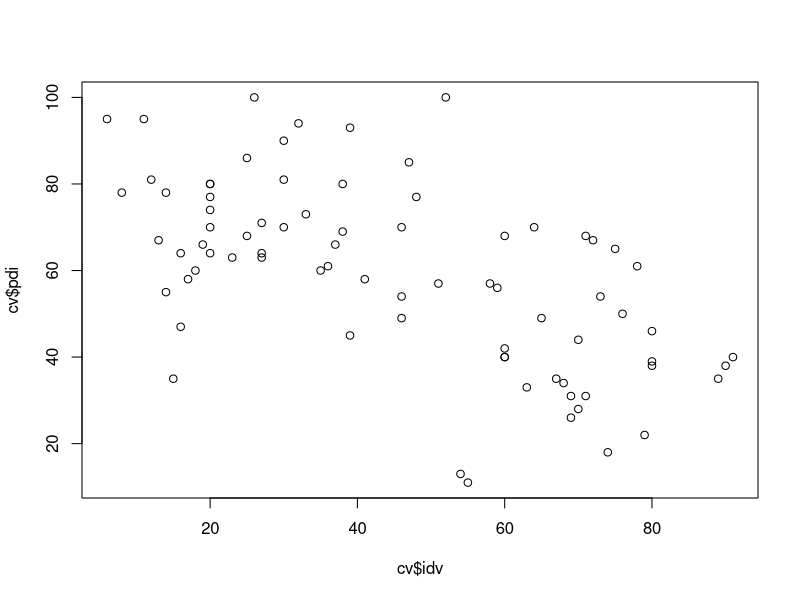
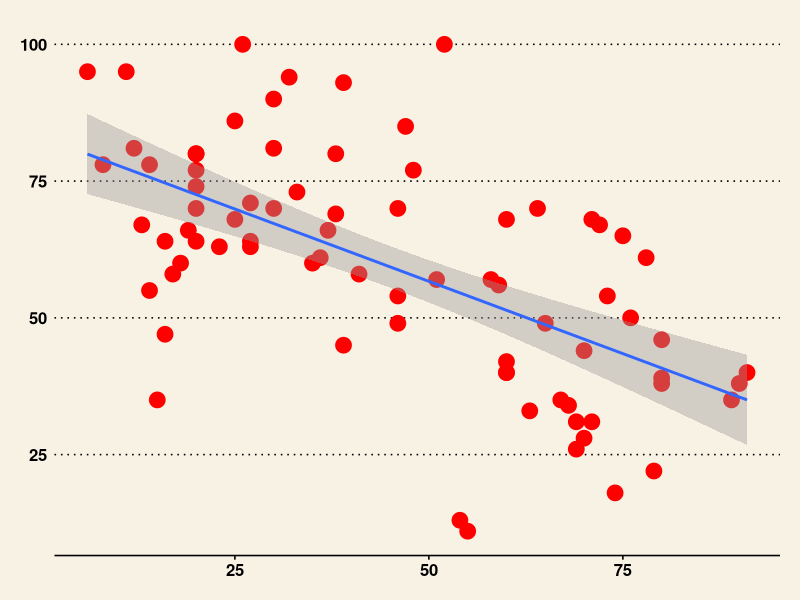
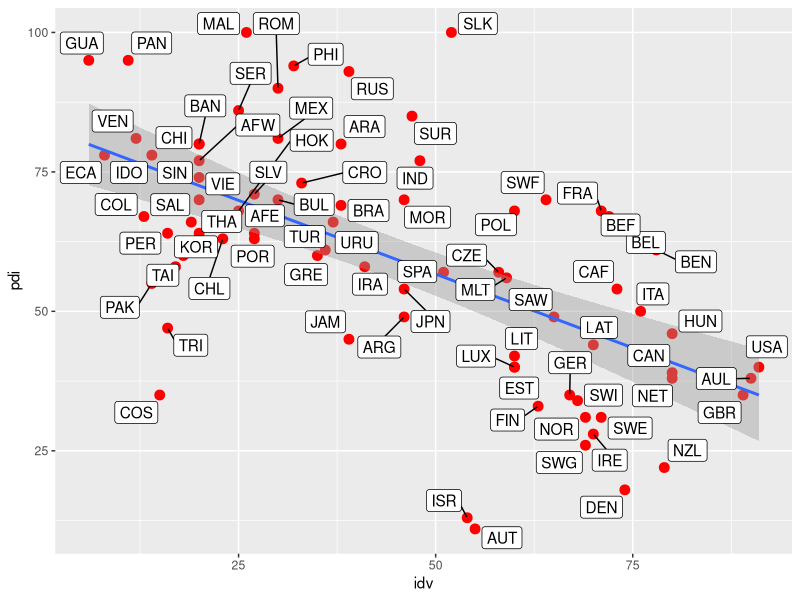
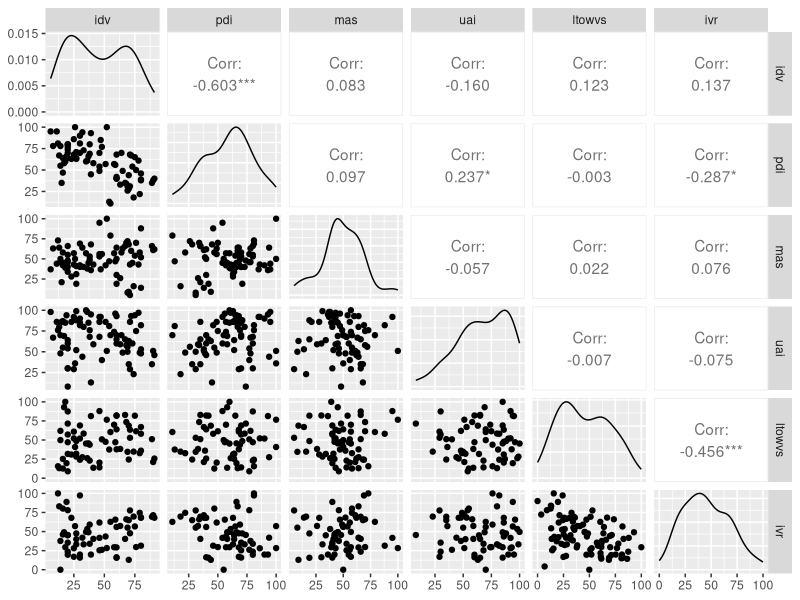
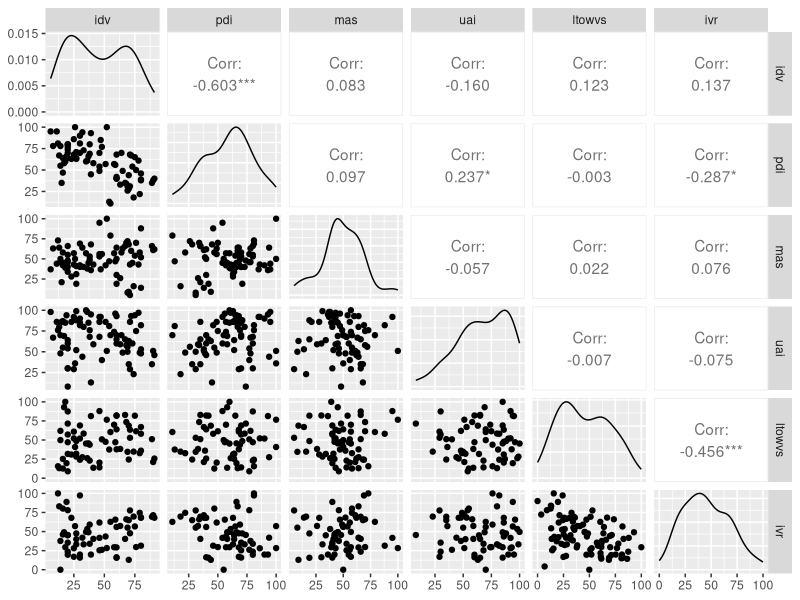
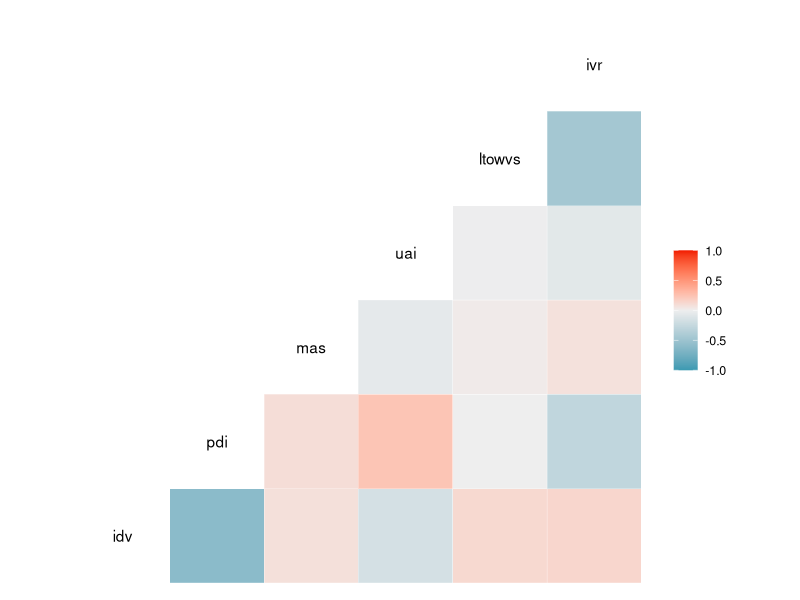
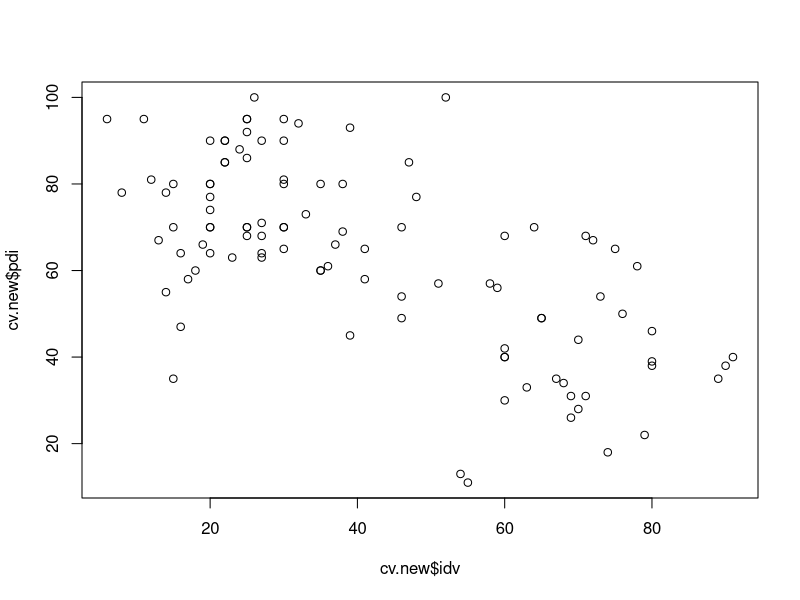
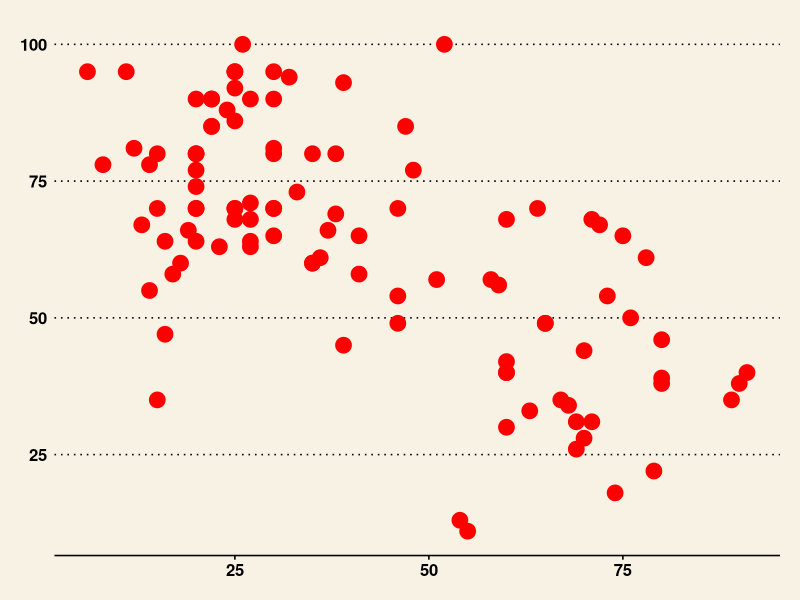

R code for these plots, in order: (Note: this script raises an error after producing the figures.)
## ---- chunk 1
library(tidyverse) # upload the package
library(ggthemes)
library(readxl)
## ---- chunk 2
cv <- read_excel("6-dimensions-for-website-2015-12-08-0-100.xls")
class(cv)

summary(cv)
head(cv)
mean(cv$idv, na.rm = TRUE)
## ---- chunk 3
plot(cv$idv, cv$pdi)

ggplot(data=cv, aes(x=idv, y=pdi)) +
  geom_point(size=5, col='red') +
  geom_smooth(method = lm) +
  theme_wsj()

## ---- chunk 4

#install.packages("ggrepel")
library(ggrepel)
cv %>% 
  ggplot(aes(x=idv, y=pdi))+
  geom_point(size=3, color='red')+ #cheatsheet: https://rstudio.com/wp-content/uploads/2015/12/ggplot2-cheatsheet-2.0.pdf
  geom_smooth(method = lm) +
  geom_label_repel(aes(label=ctr))
## ---- chunk 5
lm <- lm(pdi ~ idv, data = cv)
summary(lm)
## ---- chunk 6
#install.packages('GGally')
library(GGally)

ggpairs(cv, columns = c(4, 3, 5, 6, 7, 8))
help("ggpairs")

ggpairs(cv %>% select(idv, pdi, mas, uai, ltowvs, ivr))

ggcorr(cv %>% select(idv, pdi, mas, uai, ltowvs, ivr))

## ---- chunk 7

mlm <- lm(ivr ~ pdi + mas + uai + ltowvs + idv, data=cv)
mlm
summary(mlm)

## ---- chunk 8
# n-5-1 = df = 59 --> n = 59+6 = 65. + 25 = 90
(25/65) # 38% increase in sample size

## ---- chunk 9
cv.new <- read_excel("6-dimensions-for-website-2020-12-30-cov19.xls")
class(cv.new)

summary(cv.new)
head(cv.new)
mean(cv.new$idv, na.rm = TRUE)
## ---- chunk 10
plot(cv.new$idv, cv.new$pdi)

ggplot(data=cv.new, aes(x=idv, y=pdi)) +
  geom_point(size=5, col='red') +
  geom_smooth(method = lm) +
  theme_wsj()

## ---- chunk 11

#install.packages("ggrepel")
#library(ggrepel)
cv.new %>% 
  ggplot(aes(x=idv, y=pdi))+
  geom_point(size=3, color='red')+ #cheatsheet: https://rstudio.com/wp-content/uploads/2015/12/ggplot2-cheatsheet-2.0.pdf
  geom_smooth(method = lm) +
  geom_label_repel(aes(label=ctr))
## ---- chunk 12
lm.new <- lm(pdi ~ idv, data = cv.new)
summary(lm.new)
## ---- chunk 13
#install.packages('GGally')
library(GGally)

ggpairs(cv.new, columns = c(4, 3, 5, 6, 7, 8))
ggcorr(cv.new %>% select(idv, pdi, mas, uai, ltowvs, ivr))

## ---- chunk 14

mlm.new <- lm(ivr ~ pdi + mas + uai + ltowvs + idv, data=cv.new)
mlm.new
summary(mlm.new)

## ---- chunk 15
summary(cv.new)
#install.packages("psych")
#library(psych)
describe(cv.new$idv)
#help("describe")
describe(cv.new$idv, trim = .05, quant = c(.1, .25, .5, .75, .90))
plot(cv.new$idv, cv.new$case)
plot(cv.new$case)

describe(cv.new$case, trim = .05, quant = c(.1, .25, .5, .75, .90))
hist(cv.new$case)
hist(log(cv.new$case))
cv.new$lcase <- log(cv.new$case)
hist(cv.new$lcase)
describe(cv.new$lcase, trim = .05, quant = c(.1, .25, .5, .75, .90))

describe(cv.new$death, trim = .05, quant = c(.1, .25, .5, .75, .90))
hist(cv.new$death)
hist(log(cv.new$death))
cv.new$ldeath <- log(cv.new$death)
hist(cv.new$ldeath)
describe(cv.new$ldeath, trim = .05, quant = c(.1, .25, .5, .75, .90))

hist(cv.new$pop)
hist(log(cv.new$pop))
cv.new$lpop <- log(cv.new$pop)
hist(cv.new$lpop)

hist(cv.new$gdp)
hist(log(cv.new$gdp))
describe(log(cv.new$gdp), trim = .05, quant = c(.1, .25, .5, .75, .90))
cv.new$lgdp <- log(cv.new$gdp)
hist(cv.new$lgdp)

summary(cv.new$gdp)
summary(cv.new$gdp*1000000 / cv.new$pop)
cv.new$gdp_pc <- (cv.new$gdp*1000000) / cv.new$pop
describe(cv.new$gdp_pc, trim = .05, quant = c(.1, .25, .5, .75, .90))
hist(cv.new$gdp_pc)
hist(log(cv.new$gdp_pc))
describe(log(cv.new$gdp_pc), trim = .05, quant = c(.1, .25, .5, .75, .90))

cv.new$gpd_pc <- NULL

## ---- chunk 16
## Correlations
ggpairs(cv.new %>% select(case,death,lcase,ldeath,pop,lpop,gdp,gdp_pc,idv,pdi,mas,uai,ltowvs,ivr))

## 
